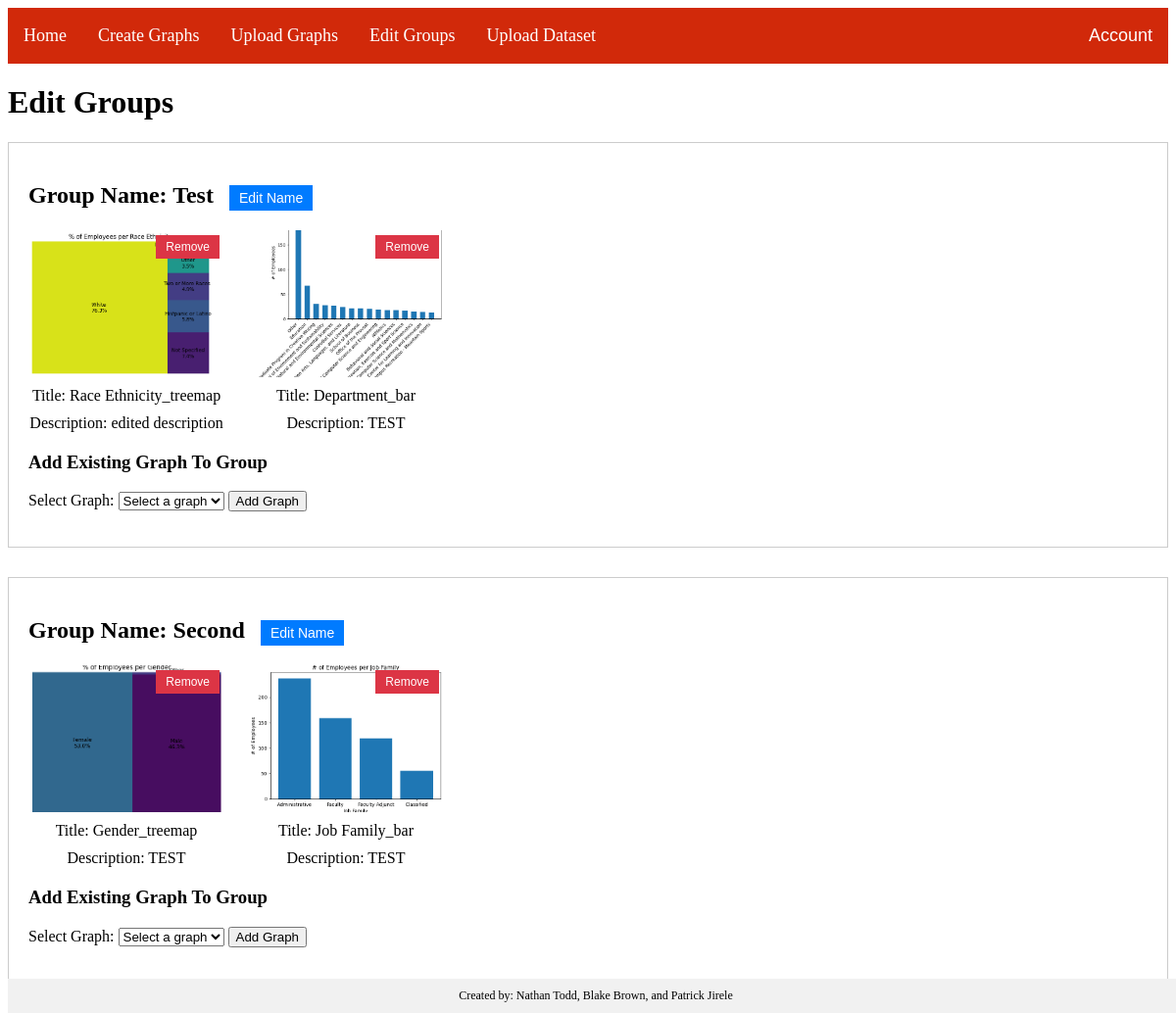
Page /editGroups (signed in) on the earlier database version.
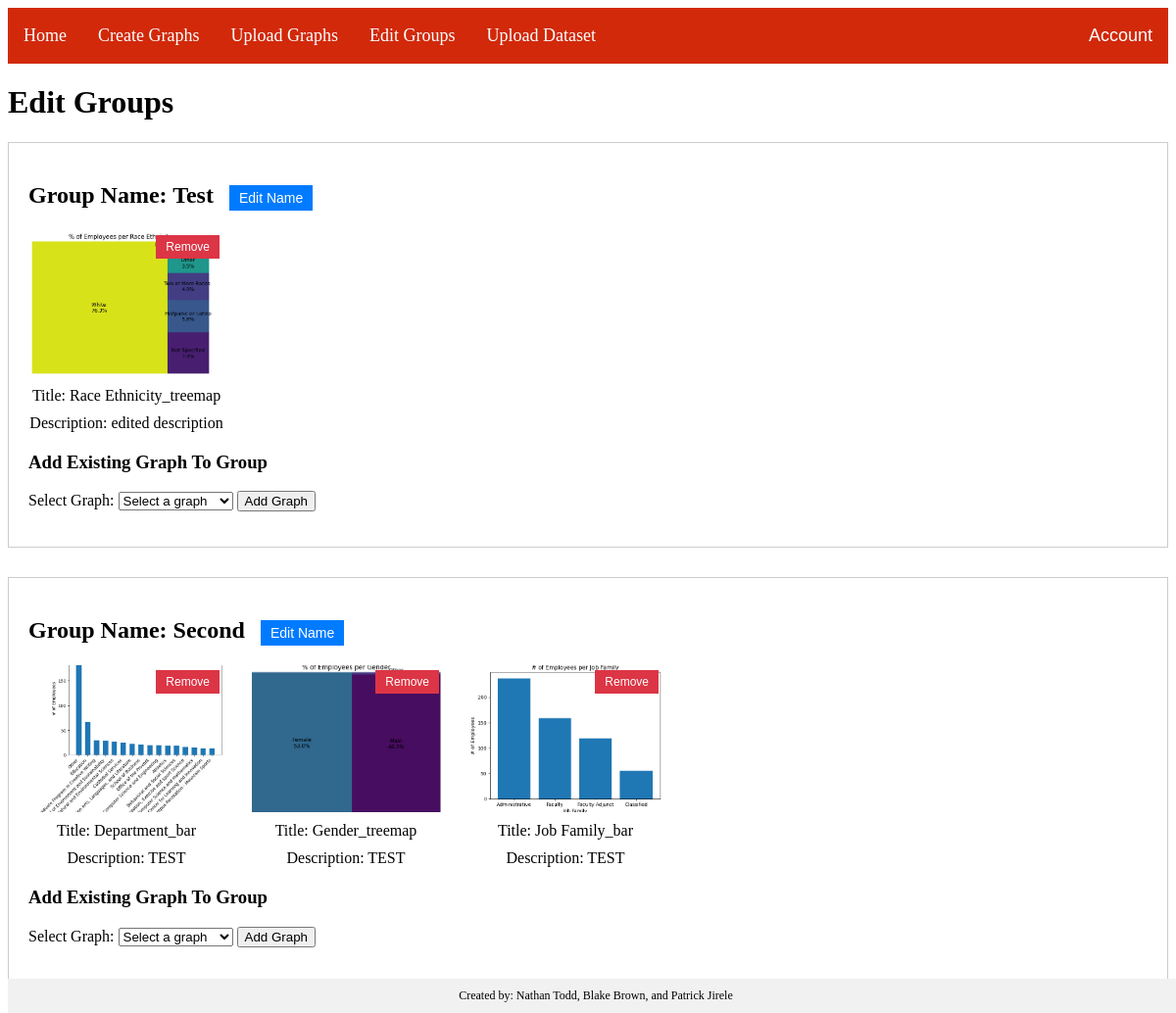
Same page on the later database version.
### main.py (models this page shows)
class GraphGroup(db.Model):
    __tablename__ = 'graphgroup'
    id = db.Column(db.Integer, primary_key=True)
    group_name = db.Column(db.String(100))
    graphs = db.relationship('Graphs', backref='GraphGroup', lazy='dynamic')

class Graphs(db.Model):
    id = db.Column(db.Integer, primary_key=True)
    path = db.Column(db.String(100), nullable=False)
    title = db.Column(db.String(50), nullable=False)
    description = db.Column(db.String(250), nullable=True)
    group_id = db.Column(db.Integer, db.ForeignKey('graphgroup.id'), nullable=True)

### main.py (the view)
@login_required
@app.route("/editGroups", methods = ['GET', 'POST'])
def editGroups():
    graphs_by_group = GraphGroup.query.all()
    available_graphs = Graphs.query.filter(~Graphs.id.in_(
        db.session.query(Graphs.id)
        .join(Graphs.GraphGroup)
        .filter(GraphGroup.id == GraphGroup.id)
    )).all()
    return render_template('editGroups.html', graphGroups=graphs_by_group, available_graphs=available_graphs)

### main.py (called while the page is built)
@login_manager.user_loader
def load_user(uid):
    return User.query.get(uid)

### templates/editGroups.html (shortened to what this page needs)
{% extends 'base.html' %}
{% block content %}
<head>
</head>
<body>
    <h1>Edit Groups</h1>
    {% for group in graphGroups %}
    <div class="group-container" data-group-id="{{ group.id }}">
        <h2>Group Name: {{ group.group_name }}
            <button class="edit-button">Edit Name</button>
        </h2>
        {% for graph in group.graphs %}
        <div class="graph-container" data-graph-id="{{ graph.id }}">
            <img src="{{ graph.path }}" class="thumbnail-img">
            <div class="title-container">Title: {{ graph.title }}</div>
            <div class="description-container">Description: {{ graph.description }}</div>
            <button class="remove-button">Remove</button>
        </div>
        {% endfor %}
        <div class="add-graph-section">
            <h3>Add Existing Graph To Group</h3>
            <form action="{{ url_for('add_graph_to_group', group_id=group.id) }}" method="post">
                <label for="available_graphs">Select Graph:</label>
                <select id="available_graphs" name="available_graphs" required>
                    <option value="">Select a graph</option>
                </select>
                <button type="submit">Add Graph</button>
            </form>
        </div>
    </div>
    {% endfor %}
</body>
{% endblock %}

### templates/base.html (shortened to what this page needs)
<html>
<head>
    <link href="/static/style.css" rel="stylesheet">
</head>
{% if current_user.is_authenticated %}
<body>
    <nav>
        <ul>
            <li><a href='/'>Home</a></li>
            <li><a href='/createGraph'>Create Graphs</a></li>
            <li><a href='/uploadGraphs'>Upload Graphs</a></li>
            <li><a href='/editGroups'>Edit Groups</a></li>
            <li><a href='/uploadDataset'>Upload Dataset</a></li>
            <div class="dropdown">
                <button class="dropbtn">Account  </button>
            </div>
        </ul>
    </nav>
    {% block content %}
    {% endblock %}
    <div class="footer">
        Created by: Nathan Todd, Blake Brown, and Patrick Jirele
    </div>
</body>
{% endif %}
</html>

### static/style.css (style rules this page uses)
ul { list-style-type: none; margin: 0; padding: 0; overflow: hidden; background-color: #d1290a; }
li { float: left; }
li a { display: block; color: white; text-align: center; padding: 18px 16px; text-decoration: none; font-size: 18px; }
.dropdown { float: left; overflow: hidden; float: right; }
.dropdown .dropbtn { font-size: 18px; color: white; background-color: #d1290a; border: none; padding: 18px 16px; }

### templates/base.html (style rules this page uses)
nav { position: sticky; top: 0; background-color: #333; z-index: 1; }
.footer { position: fixed; bottom: 0; width: 100%; background-color: #f1f1f1; text-align: center; padding: 10px 0; font-size: 12px; }

### templates/editGroups.html (style rules this page uses)
.group-container { border: 1px solid #ccc; padding: 20px; margin-bottom: 30px; }
.graph-container { display: inline-block; margin-right: 20px; text-align: center; position: relative; }
.thumbnail-img { width: 200px; height: 150px; object-fit: cover; }
.title-container, .description-container { margin-top: 10px; }
.remove-button { position: absolute; top: 5px; right: 5px; background-color: #dc3545; color: white; border: none; padding: 5px 10px; font-size: 12px; cursor: pointer; }
.edit-button { margin-left: 10px; background-color: #007bff; color: white; border: none; padding: 5px 10px; font-size: 14px; cursor: pointer; }
.add-graph-section { margin-top: 20px; }

Differences in the rows shown:
changed GraphGroup "Test": loses Graphs (path (picture), title "Department_bar", description "TEST")
changed GraphGroup "Second": gains Graphs (path (picture), title "Department_bar", description "TEST")
